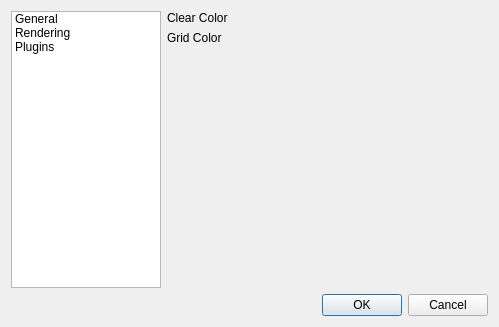
<?xml version="1.0" encoding="UTF-8"?>
<ui version="4.0">
 <class>SettingsDialog</class>
 <widget class="QDialog" name="SettingsDialog">
  <property name="geometry">
   <rect>
    <x>0</x>
    <y>0</y>
    <width>499</width>
    <height>327</height>
   </rect>
  </property>
  <property name="windowTitle">
   <string>Dialog</string>
  </property>
  <layout class="QVBoxLayout" name="verticalLayout">
   <item>
    <layout class="QHBoxLayout" name="horizontalLayout">
     <item>
      <widget class="QListWidget" name="listWidget">
       <property name="enabled">
        <bool>true</bool>
       </property>
       <property name="sizePolicy">
        <sizepolicy hsizetype="Minimum" vsizetype="Expanding">
         <horstretch>0</horstretch>
         <verstretch>0</verstretch>
        </sizepolicy>
       </property>
       <property name="maximumSize">
        <size>
         <width>150</width>
         <height>16777215</height>
        </size>
       </property>
       <property name="selectionBehavior">
        <enum>QAbstractItemView::SelectRows</enum>
       </property>
       <property name="iconSize">
        <size>
         <width>24</width>
         <height>24</height>
        </size>
       </property>
       <item>
        <property name="text">
         <string>General</string>
        </property>
        <property name="icon">
         <iconset resource="resources/ivygen.qrc">
          <normaloff>:/resources/images/preferences-system.png</normaloff>:/resources/images/preferences-system.png</iconset>
        </property>
        <property name="flags">
         <set>ItemIsSelectable|ItemIsEnabled</set>
        </property>
       </item>
       <item>
        <property name="text">
         <string>Rendering</string>
        </property>
        <property name="icon">
         <iconset resource="resources/ivygen.qrc">
          <normaloff>:/resources/images/preferences-rendering.png</normaloff>:/resources/images/preferences-rendering.png</iconset>
        </property>
       </item>
       <item>
        <property name="text">
         <string>Plugins</string>
        </property>
        <property name="icon">
         <iconset resource="resources/ivygen.qrc">
          <normaloff>:/resources/images/preferences-plugin.png</normaloff>:/resources/images/preferences-plugin.png</iconset>
        </property>
       </item>
      </widget>
     </item>
     <item>
      <widget class="QStackedWidget" name="stackedWidget">
       <property name="sizePolicy">
        <sizepolicy hsizetype="Expanding" vsizetype="Preferred">
         <horstretch>0</horstretch>
         <verstretch>0</verstretch>
        </sizepolicy>
       </property>
       <property name="currentIndex">
        <number>1</number>
       </property>
       <widget class="QWidget" name="page">
        <layout class="QVBoxLayout" name="verticalLayout_2">
         <item>
          <widget class="QLabel" name="label">
           <property name="text">
            <string>TODO</string>
           </property>
          </widget>
         </item>
        </layout>
       </widget>
       <widget class="QWidget" name="page_2">
        <layout class="QFormLayout" name="formLayout">
         <property name="leftMargin">
          <number>0</number>
         </property>
         <property name="topMargin">
          <number>0</number>
         </property>
         <property name="rightMargin">
          <number>0</number>
         </property>
         <property name="bottomMargin">
          <number>0</number>
         </property>
         <item row="0" column="0">
          <widget class="QLabel" name="label_2">
           <property name="text">
            <string>Clear Color</string>
           </property>
          </widget>
         </item>
         <item row="1" column="0">
          <widget class="QLabel" name="label_3">
           <property name="text">
            <string>Grid Color</string>
           </property>
          </widget>
         </item>
         <item row="0" column="1">
          <widget class="ColorPickerWidget" name="clearColorPicker" native="true"/>
         </item>
         <item row="1" column="1">
          <widget class="ColorPickerWidget" name="gridColorPicker" native="true"/>
         </item>
        </layout>
       </widget>
       <widget class="QWidget" name="page_3">
        <layout class="QGridLayout" name="gridLayout">
         <property name="leftMargin">
          <number>0</number>
         </property>
         <property name="topMargin">
          <number>0</number>
         </property>
         <property name="rightMargin">
          <number>0</number>
         </property>
         <property name="bottomMargin">
          <number>0</number>
         </property>
         <item row="0" column="0">
          <widget class="QTabWidget" name="tabWidget">
           <property name="currentIndex">
            <number>0</number>
           </property>
           <widget class="QWidget" name="tab">
            <attribute name="title">
             <string>Importers</string>
            </attribute>
            <layout class="QVBoxLayout" name="verticalLayout_3">
             <item>
              <widget class="QListView" name="listView"/>
             </item>
            </layout>
           </widget>
           <widget class="QWidget" name="tab_2">
            <attribute name="title">
             <string>Exporters</string>
            </attribute>
           </widget>
          </widget>
         </item>
        </layout>
       </widget>
      </widget>
     </item>
    </layout>
   </item>
   <item>
    <widget class="QDialogButtonBox" name="buttonBox">
     <property name="orientation">
      <enum>Qt::Horizontal</enum>
     </property>
     <property name="standardButtons">
      <set>QDialogButtonBox::Cancel|QDialogButtonBox::Ok</set>
     </property>
    </widget>
   </item>
  </layout>
 </widget>
 <customwidgets>
  <customwidget>
   <class>ColorPickerWidget</class>
   <extends>QWidget</extends>
   <header location="global">colorpickerwidget.h</header>
   <container>1</container>
  </customwidget>
 </customwidgets>
 <resources>
  <include location="resources/ivygen.qrc"/>
 </resources>
 <connections>
  <connection>
   <sender>buttonBox</sender>
   <signal>accepted()</signal>
   <receiver>SettingsDialog</receiver>
   <slot>accept()</slot>
   <hints>
    <hint type="sourcelabel">
     <x>248</x>
     <y>254</y>
    </hint>
    <hint type="destinationlabel">
     <x>157</x>
     <y>274</y>
    </hint>
   </hints>
  </connection>
  <connection>
   <sender>buttonBox</sender>
   <signal>rejected()</signal>
   <receiver>SettingsDialog</receiver>
   <slot>reject()</slot>
   <hints>
    <hint type="sourcelabel">
     <x>316</x>
     <y>260</y>
    </hint>
    <hint type="destinationlabel">
     <x>286</x>
     <y>274</y>
    </hint>
   </hints>
  </connection>
  <connection>
   <sender>listWidget</sender>
   <signal>currentRowChanged(int)</signal>
   <receiver>stackedWidget</receiver>
   <slot>setCurrentIndex(int)</slot>
   <hints>
    <hint type="sourcelabel">
     <x>59</x>
     <y>135</y>
    </hint>
    <hint type="destinationlabel">
     <x>252</x>
     <y>135</y>
    </hint>
   </hints>
  </connection>
 </connections>
</ui>
